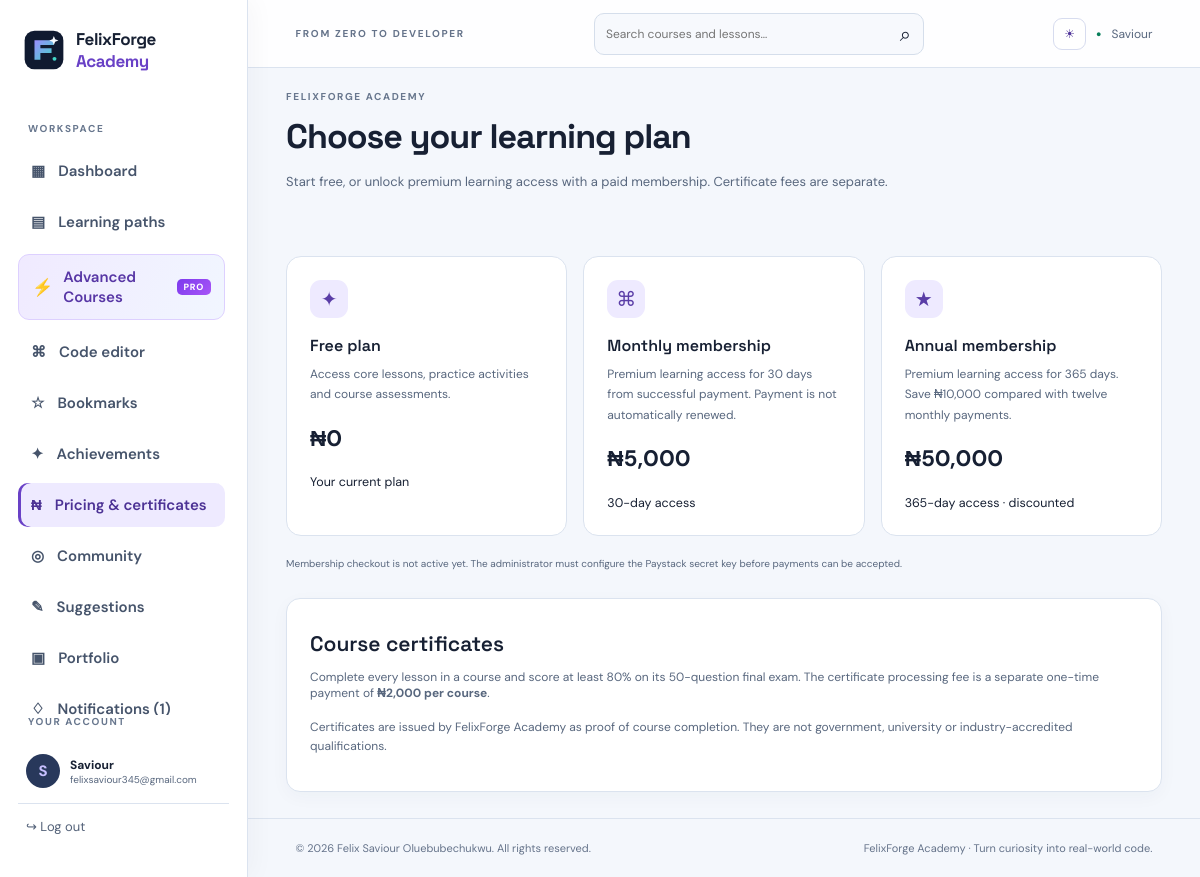
The app's page /monetization (signed in) with its own data.
### app.py (models this page shows, shortened)
class User(UserMixin, db.Model):
    id = db.Column(db.Integer, primary_key=True)
    username = db.Column(db.String(32), unique=True, nullable=False)
    email = db.Column(db.String(254), unique=True, nullable=False)
    password_hash = db.Column(db.String(255), nullable=False)
    created_at = db.Column(db.DateTime, default=datetime.utcnow)
    projects = db.relationship('Project', backref='owner', cascade='all, delete-orphan')
    progress = db.relationship('Progress', backref='learner', cascade='all, delete-orphan')
    quiz_results = db.relationship('QuizResult', back_populates='learner', cascade='all, delete-orphan')

### app.py (the view, shortened to what this page needs)
@app.route('/monetization', methods=['GET'])
@login_required
def monetization_plan():
    if not MembershipPayment.query.filter_by(user_id=current_user.id).first():
        db.session.add(MembershipPayment(user_id=current_user.id, plan='free', amount_kobo=0, status='active', starts_at=datetime.utcnow()))
        db.session.commit()
    now = datetime.utcnow()
    current_plan = MembershipPayment.query.filter(
        MembershipPayment.user_id == current_user.id,
        MembershipPayment.status.in_(['active', 'paid']),
        db.or_(MembershipPayment.plan == 'free', MembershipPayment.ends_at > now)
    ).order_by(MembershipPayment.created_at.desc()).first()
    return render_template('monetization.html', fee=app.config['CERTIFICATE_FEE_NAIRA'], monthly_fee=app.config['MEMBERSHIP_MONTHLY_NAIRA'], annual_fee=app.config['MEMBERSHIP_ANNUAL_NAIRA'], current_plan=current_plan, payments_enabled=bool(app.config['PAYSTACK_SECRET_KEY']))

### app.py (called while the page is built)
@login_manager.user_loader
def load_user(user_id): return db.session.get(User, int(user_id))

@app.before_request
def record_daily_activity():
    if current_user.is_authenticated and request.endpoint not in {'static', 'logout'}:
        today = datetime.utcnow().date()
        activity = UserActivity.query.filter_by(user_id=current_user.id, activity_date=today).first()
        if activity is None:
            db.session.add(UserActivity(user_id=current_user.id, activity_date=today, last_seen_at=datetime.utcnow()))
        try:
            db.session.commit()
        except Exception:
            db.session.rollback()
            app.logger.exception('Could not record learner activity')

### templates/monetization.html (shortened to what this page needs)
{% extends 'base.html' %}
{% block content %}
<div class="page-heading"><div><div class="eyebrow">FELIXFORGE ACADEMY</div><h1>Choose your learning plan</h1><p>Start free, or unlock premium learning access with a paid membership. Certificate fees are separate.</p></div></div>
<div class="feature-grid">
  <article><span class="feature-icon">✦</span><h3>Free plan</h3><p>Access core lessons, practice activities and course assessments.</p><h2>₦0</h2><small>{% if current_plan and current_plan.plan == 'free' %}Your current plan{% else %}Available to everyone{% endif %}</small></article>
  <article><span class="feature-icon">⌘</span><h3>Monthly membership</h3><p>Premium learning access for 30 days from successful payment. Payment is not automatically renewed.</p><h2>₦{{ '{:,}'.format(monthly_fee) }}</h2><small>{% if current_plan and current_plan.plan == 'monthly' %}Your current plan{% else %}30-day access{% endif %}</small></article>
  <article><span class="feature-icon">★</span><h3>Annual membership</h3><p>Premium learning access for 365 days. Save ₦10,000 compared with twelve monthly payments.</p><h2>₦{{ '{:,}'.format(annual_fee) }}</h2><small>{% if current_plan and current_plan.plan == 'annual' %}Your current plan{% else %}365-day access · discounted{% endif %}</small></article>
</div>
{% if not payments_enabled %}<p class="muted-note">Membership checkout is not active yet. The administrator must configure the Paystack secret key before payments can be accepted.</p>{% endif %}
<section class="quiz-panel"><h2>Course certificates</h2><p>Complete every lesson in a course and score at least 80% on its 50-question final exam. The certificate processing fee is a separate one-time payment of <b>₦{{ '{:,}'.format(fee) }} per course</b>.</p><p class="muted-note">Certificates are issued by FelixForge Academy as proof of course completion. They are not government, university or industry-accredited qualifications.</p></section>
{% endblock %}

### templates/base.html (shortened to what this page needs)
<!doctype html>
<html lang="en">
<head>
<link rel="stylesheet" href="{{ url_for('static',filename='style.css') }}">
</head>
<body>
<div class="shell">
<aside class="sidebar">
<a class="brand" href="{{ url_for('home') }}" aria-label="FelixForge Academy home"><img class="brand-logo" src="{{ url_for('static', filename='felixforge-logo.svg') }}" alt=""><span>FelixForge <span class="brand-muted">Academy</span></span></a>
<div class="side-label">WORKSPACE</div>
<nav>
<a href="{{ url_for('dashboard') }}" class="nav-link {% if request.endpoint=='dashboard' %}active{% endif %}">▦ <span>Dashboard</span></a>
<a href="{{ url_for('courses') }}" class="nav-link ">▤ <span>Learning paths</span></a>
<a href="{{ url_for('advanced_courses') }}" class="nav-link advanced-nav-link {% if advanced_nav_active %}active{% endif %}"><strong class="advanced-icon">⚡</strong><span>Advanced Courses</span><span class="advanced-badge">PRO</span></a>
<a href="{{ url_for('editor') }}" class="nav-link {% if request.endpoint=='editor' %}active{% endif %}">⌘ <span>Code editor</span></a>
<a href="{{ url_for('bookmarks') }}" class="nav-link">☆ <span>Bookmarks</span></a>
<a href="{{ url_for('achievements') }}" class="nav-link">✦ <span>Achievements</span></a>
<a href="{{ url_for('monetization_plan') }}" class="nav-link {% if request.endpoint=='monetization_plan' %}active{% endif %}">₦ <span>Pricing & certificates</span></a>
<a href="{{ url_for('community') }}" class="nav-link">◎ <span>Community</span></a>
<a href="{{ url_for('suggestions') }}" class="nav-link {% if request.endpoint=='suggestions' %}active{% endif %}">✎ <span>Suggestions</span></a>
<a href="{{ url_for('portfolio') }}" class="nav-link">▣ <span>Portfolio</span></a>
<a href="{{ url_for('notifications') }}" class="nav-link">♢ <span>Notifications{% if unread_notifications %} ({{ unread_notifications }}){% endif %}</span></a>
</nav>
<div class="side-bottom"><div class="side-label">YOUR ACCOUNT</div>
<div class="user-mini"><div class="avatar">{{ (current_user.username[0] if current_user.is_authenticated else 'F')|upper }}</div><div><b>{{ current_user.username if current_user.is_authenticated else 'Guest learner' }}</b><small>{{ current_user.email if current_user.is_authenticated else 'Start learning today' }}</small></div></div>
{% if current_user.is_authenticated %}<form method="post" action="{{ url_for('logout') }}"><input type="hidden" name="csrf_token" value="{{ csrf_token() }}"><button class="logout-link">↪ Log out</button></form>{% else %}<a class="logout-link" href="{{ url_for('login') }}">↪ Log in</a>{% endif %}
</div>
</aside>
<main class="main">
<header class="topbar"><div class="crumb">FROM ZERO TO DEVELOPER</div>
<form class="global-search" action="{{ url_for('search') }}" method="get"><input name="q" type="search" placeholder="Search courses and lessons…" aria-label="Search courses and lessons"><button aria-label="Search">⌕</button></form>
<div class="top-actions"><button type="button" class="theme-toggle" id="themeToggle" aria-label="Toggle colour theme" aria-pressed="false">◐</button>
{% if current_user.is_authenticated %}<span class="online-dot">●</span><span class="top-user"><a href="{{ url_for('profile') }}">{{ current_user.username }}</a></span>{% else %}<a class="button button-small" href="{{ url_for('login') }}">Log in</a>{% endif %}</div>
</header>
<section class="page">{% block content %}{% endblock %}</section>
<footer>© {{ year }} Felix Saviour Oluebubechukwu. All rights reserved. <span>FelixForge Academy · Turn curiosity into real-world code.</span></footer>
</main></div>
</body></html>

### records on screen
User: username "S", username "Saviour", email "felixsaviour345@gmail.com"

### other values on screen
{{ unread_notifications }} "1"
{{ '{:,}'.format(monthly_fee) }} "5,000"
{{ '{:,}'.format(annual_fee) }} "50,000"
{{ '{:,}'.format(fee) }} "2,000"
